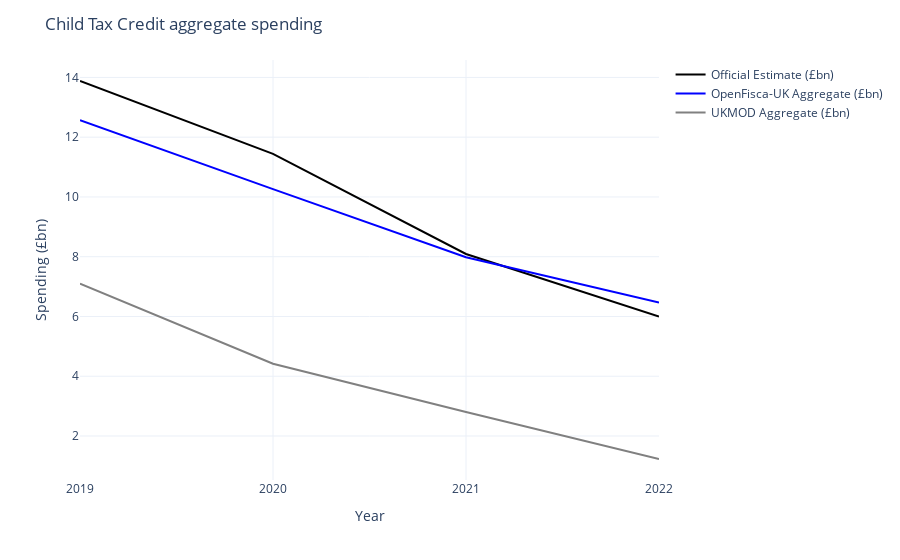

Source (notebook cell):
### Code cell
import plotly.express as px

px.line(
    aggregates,
    x="Year",
    y=[
        OFFICIAL,
        OPENFISCA_UK,
        UKMOD,
    ],
    color_discrete_map={
        OPENFISCA_UK: "blue",
        OFFICIAL: "black",
        UKMOD: "grey",
    },
).update_layout(
    template="plotly_white",
    title="Child Tax Credit aggregate spending",
    xaxis_tickvals=list(range(2018, 2023)),
    yaxis_title="Spending (£bn)",
    legend_title="",
)

### Figure 1 — Plotly figure (JSON) as saved in the notebook; plotly's stock layout.template omitted (floating-point values rounded to 4 significant figures)
{"data": [{"hovertemplate": "variable=Official Estimate (£bn)<br>Year=%{x}<br>value=%{y}<extra></extra>", "legendgroup": "Official Estimate (£bn)", "line": {"color": "black", "dash": "solid"}, "marker": {"symbol": "circle"}, "mode": "lines", "name": "Official Estimate (£bn)", "orientation": "v", "showlegend": true, "type": "scatter", "x": [2019, 2020, 2021, 2022], "xaxis": "x", "y": [13.88, 11.44, 8.09, 6], "yaxis": "y"}, {"hovertemplate": "variable=OpenFisca-UK Aggregate (£bn)<br>Year=%{x}<br>value=%{y}<extra></extra>", "legendgroup": "OpenFisca-UK Aggregate (£bn)", "line": {"color": "blue", "dash": "solid"}, "marker": {"symbol": "circle"}, "mode": "lines", "name": "OpenFisca-UK Aggregate (£bn)", "orientation": "v", "showlegend": true, "type": "scatter", "x": [2019, 2020, 2021, 2022], "xaxis": "x", "y": [12.57, 10.26, 7.98, 6.47], "yaxis": "y"}, {"hovertemplate": "variable=UKMOD Aggregate (£bn)<br>Year=%{x}<br>value=%{y}<extra></extra>", "legendgroup": "UKMOD Aggregate (£bn)", "line": {"color": "grey", "dash": "solid"}, "marker": {"symbol": "circle"}, "mode": "lines", "name": "UKMOD Aggregate (£bn)", "orientation": "v", "showlegend": true, "type": "scatter", "x": [2019, 2020, 2021, 2022], "xaxis": "x", "y": [7.1, 4.42, 2.8, 1.23], "yaxis": "y"}], "layout": {"autosize": true, "legend": {"title": {"text": ""}, "tracegroupgap": 0}, "margin": {"t": 60}, "title": {"text": "Child Tax Credit aggregate spending"}, "xaxis": {"anchor": "y", "autorange": true, "domain": [0, 1], "range": [2019, 2022], "tickvals": [2018, 2019, 2020, 2021, 2022], "title": {"text": "Year"}, "type": "linear"}, "yaxis": {"anchor": "x", "autorange": true, "domain": [0, 1], "range": [0.5272, 14.58], "title": {"text": "Spending (£bn)"}, "type": "linear"}}}
